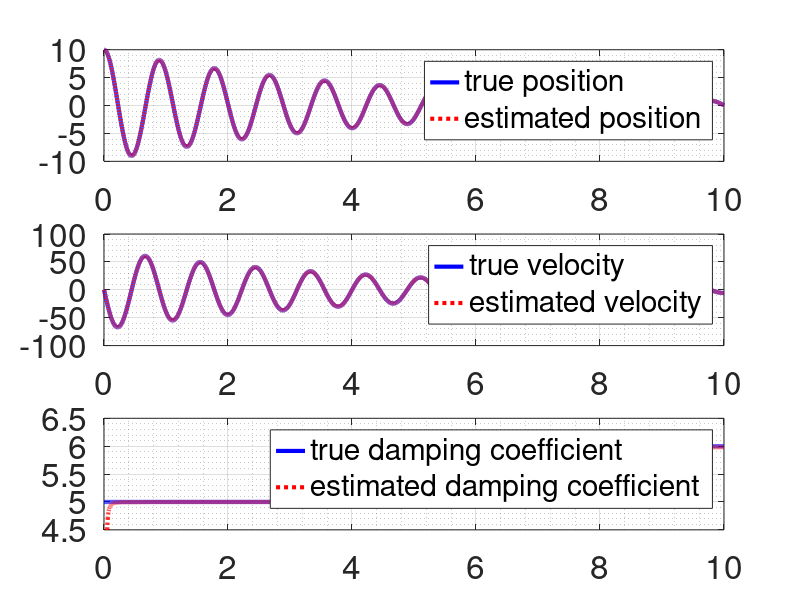

Here is the MATLAB script that generated this plot:
clear;
clc;

dt = 0.001;
tf = 10;

m = 10;
k = 500;
b = 5;

% system description
B = [0;1/m]*dt;
H = [1 0 0;
     0 1 0];
C = [1 0;
     0 1];
u = 0;

% error covariance matrix
Q = 0.1*eye(3);
R = 0.1;

% initial data
x     = [10 0]';
xhat  = [10 0 0]';
Pplus = 10000*eye(3);

% for plotting
xArray    = [];
xhatArray = [];

for i=1:tf/dt

    if i>5000
        b = 6;
    end
    
    xArray    = [xArray x];
    xhatArray = [xhatArray xhat];
	
    % Simulate the system
    x = [1 dt;-k*dt/m 1-(b*dt/m)]*x+B*u;
    y = C*x;
	
    % Prediction
    F = [1 dt 0;
         -k*dt/m 1-(xhat(3)*dt/m) -dt*xhat(2)/m;
         0 0 1];
    xhat  = [xhat(1)+xhat(2)*dt;(-k*dt/m)*xhat(1)+(1-(xhat(3)*dt/m))*xhat(2)+dt*u/m;xhat(3)];
    Pmin  = F*Pplus*F' + Q;
    
	% Update
    K     = Pmin*H'*inv(H*Pmin*H' + R);
    Pplus = (eye(3)-K*H)*Pmin;
    xhat  = xhat + K*(y-H*xhat);
end

figure(1)
subplot(3,1,1)
plot(dt:dt:tf,xArray(1,:),'-b','LineWidth',3)
hold on;
plot(dt:dt:tf,xhatArray(1,:),':r','LineWidth',3)
legend('true position','estimated position')
set(gca,'FontSize',24)
grid on;
grid minor;
subplot(3,1,2)
plot(dt:dt:tf,xArray(2,:),'-b','LineWidth',3)
hold on;
plot(dt:dt:tf,xhatArray(2,:),':r','LineWidth',3)
legend('true velocity','estimated velocity')
set(gca,'FontSize',24)
grid on;
grid minor;
subplot(3,1,3)
plot(dt:dt:tf,[5*ones(1,5000) 6*ones(1,5000)],'-b','LineWidth',3)
hold on;
plot(dt:dt:tf,xhatArray(3,:),':r','LineWidth',3)
legend('true damping coefficient','estimated damping coefficient')
ylim([4.5 6.5])
set(gca,'FontSize',24)
grid on;
grid minor;